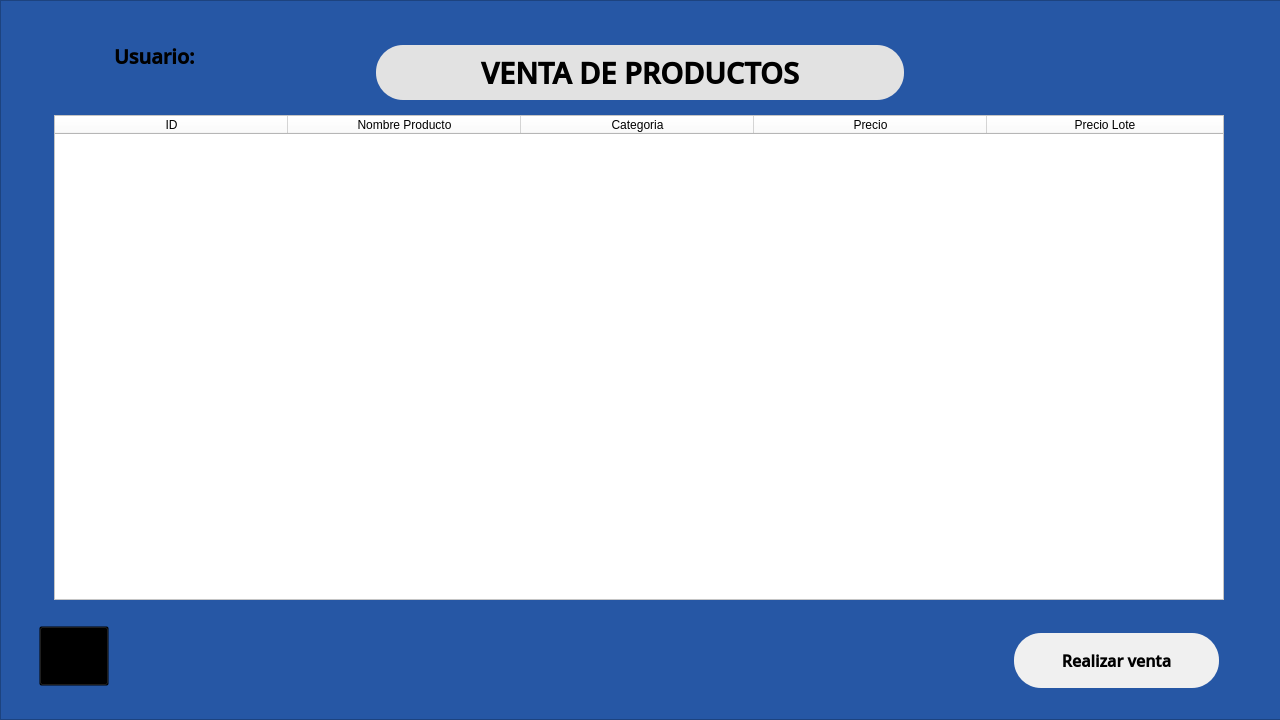
<?xml version="1.0" encoding="UTF-8"?>
<ui version="4.0">
 <class>MainWindow</class>
 <widget class="QMainWindow" name="MainWindow">
  <property name="geometry">
   <rect>
    <x>0</x>
    <y>0</y>
    <width>1280</width>
    <height>720</height>
   </rect>
  </property>
  <property name="minimumSize">
   <size>
    <width>1280</width>
    <height>720</height>
   </size>
  </property>
  <property name="maximumSize">
   <size>
    <width>1280</width>
    <height>720</height>
   </size>
  </property>
  <property name="windowTitle">
   <string>MainWindow</string>
  </property>
  <widget class="QWidget" name="centralwidget">
   <widget class="QFrame" name="frame">
    <property name="geometry">
     <rect>
      <x>0</x>
      <y>0</y>
      <width>1291</width>
      <height>720</height>
     </rect>
    </property>
    <property name="minimumSize">
     <size>
      <width>1291</width>
      <height>720</height>
     </size>
    </property>
    <property name="maximumSize">
     <size>
      <width>1291</width>
      <height>701</height>
     </size>
    </property>
    <property name="styleSheet">
     <string notr="true">background-color: rgb(38, 87, 165);</string>
    </property>
    <property name="frameShape">
     <enum>QFrame::StyledPanel</enum>
    </property>
    <property name="frameShadow">
     <enum>QFrame::Raised</enum>
    </property>
    <widget class="QLabel" name="labelTitulo">
     <property name="geometry">
      <rect>
       <x>376</x>
       <y>45</y>
       <width>528</width>
       <height>55</height>
      </rect>
     </property>
     <property name="font">
      <font>
       <family>Open Sans Semibold</family>
       <pointsize>22</pointsize>
       <weight>75</weight>
       <bold>true</bold>
      </font>
     </property>
     <property name="styleSheet">
      <string notr="true">background-color: rgb(226, 226, 226);
border-radius: 27px;</string>
     </property>
     <property name="text">
      <string>VENTA DE PRODUCTOS</string>
     </property>
     <property name="alignment">
      <set>Qt::AlignCenter</set>
     </property>
    </widget>
    <widget class="QPushButton" name="btnRealizarVenta">
     <property name="geometry">
      <rect>
       <x>1014</x>
       <y>633</y>
       <width>205</width>
       <height>55</height>
      </rect>
     </property>
     <property name="font">
      <font>
       <family>Open Sans Semibold</family>
       <pointsize>12</pointsize>
       <weight>75</weight>
       <italic>false</italic>
       <bold>true</bold>
      </font>
     </property>
     <property name="cursor">
      <cursorShape>PointingHandCursor</cursorShape>
     </property>
     <property name="styleSheet">
      <string notr="true">background-color: rgb(240, 240, 240);
border-radius: 27px</string>
     </property>
     <property name="text">
      <string>Realizar venta</string>
     </property>
    </widget>
    <widget class="QTableWidget" name="listaProductos">
     <property name="geometry">
      <rect>
       <x>54</x>
       <y>115</y>
       <width>1170</width>
       <height>485</height>
      </rect>
     </property>
     <property name="styleSheet">
      <string notr="true">background-color: rgb(255, 255, 255);</string>
     </property>
     <property name="sizeAdjustPolicy">
      <enum>QAbstractScrollArea::AdjustIgnored</enum>
     </property>
     <property name="autoScrollMargin">
      <number>16</number>
     </property>
     <property name="editTriggers">
      <set>QAbstractItemView::NoEditTriggers</set>
     </property>
     <property name="selectionMode">
      <enum>QAbstractItemView::SingleSelection</enum>
     </property>
     <property name="showGrid">
      <bool>true</bool>
     </property>
     <property name="gridStyle">
      <enum>Qt::SolidLine</enum>
     </property>
     <property name="sortingEnabled">
      <bool>false</bool>
     </property>
     <property name="wordWrap">
      <bool>true</bool>
     </property>
     <property name="cornerButtonEnabled">
      <bool>true</bool>
     </property>
     <property name="rowCount">
      <number>0</number>
     </property>
     <attribute name="horizontalHeaderVisible">
      <bool>true</bool>
     </attribute>
     <attribute name="horizontalHeaderCascadingSectionResizes">
      <bool>false</bool>
     </attribute>
     <attribute name="horizontalHeaderDefaultSectionSize">
      <number>233</number>
     </attribute>
     <attribute name="horizontalHeaderHighlightSections">
      <bool>true</bool>
     </attribute>
     <attribute name="horizontalHeaderShowSortIndicator" stdset="0">
      <bool>false</bool>
     </attribute>
     <attribute name="horizontalHeaderStretchLastSection">
      <bool>true</bool>
     </attribute>
     <attribute name="verticalHeaderVisible">
      <bool>false</bool>
     </attribute>
     <attribute name="verticalHeaderCascadingSectionResizes">
      <bool>false</bool>
     </attribute>
     <attribute name="verticalHeaderHighlightSections">
      <bool>true</bool>
     </attribute>
     <attribute name="verticalHeaderStretchLastSection">
      <bool>false</bool>
     </attribute>
     <column>
      <property name="text">
       <string>ID</string>
      </property>
     </column>
     <column>
      <property name="text">
       <string>Nombre Producto</string>
      </property>
     </column>
     <column>
      <property name="text">
       <string>Categoria</string>
      </property>
     </column>
     <column>
      <property name="text">
       <string>Precio</string>
      </property>
     </column>
     <column>
      <property name="text">
       <string>Precio Lote</string>
      </property>
     </column>
    </widget>
    <widget class="QLabel" name="labelUsuarip">
     <property name="geometry">
      <rect>
       <x>14</x>
       <y>10</y>
       <width>91</width>
       <height>91</height>
      </rect>
     </property>
     <property name="font">
      <font>
       <family>Open Sans Semibold</family>
       <pointsize>22</pointsize>
       <weight>75</weight>
       <bold>true</bold>
      </font>
     </property>
     <property name="styleSheet">
      <string notr="true"/>
     </property>
     <property name="text">
      <string/>
     </property>
     <property name="pixmap">
      <pixmap>../imagenes/Logo Cliente.png</pixmap>
     </property>
     <property name="alignment">
      <set>Qt::AlignCenter</set>
     </property>
    </widget>
    <widget class="QLabel" name="labelUsuario2">
     <property name="geometry">
      <rect>
       <x>114</x>
       <y>30</y>
       <width>91</width>
       <height>51</height>
      </rect>
     </property>
     <property name="font">
      <font>
       <family>Open Sans Semibold</family>
       <pointsize>15</pointsize>
       <weight>75</weight>
       <bold>true</bold>
      </font>
     </property>
     <property name="styleSheet">
      <string notr="true"/>
     </property>
     <property name="text">
      <string>Usuario: </string>
     </property>
    </widget>
    <widget class="QLabel" name="labelUsuarioEnLogin">
     <property name="geometry">
      <rect>
       <x>204</x>
       <y>30</y>
       <width>161</width>
       <height>51</height>
      </rect>
     </property>
     <property name="font">
      <font>
       <family>Open Sans Semibold</family>
       <pointsize>15</pointsize>
       <weight>75</weight>
       <bold>true</bold>
      </font>
     </property>
     <property name="styleSheet">
      <string notr="true"/>
     </property>
     <property name="text">
      <string/>
     </property>
    </widget>
    <widget class="QLabel" name="labelAtras">
     <property name="geometry">
      <rect>
       <x>40</x>
       <y>630</y>
       <width>71</width>
       <height>51</height>
      </rect>
     </property>
     <property name="cursor">
      <cursorShape>PointingHandCursor</cursorShape>
     </property>
     <property name="text">
      <string/>
     </property>
     <property name="pixmap">
      <pixmap>../imagenes/Logo Atras.png</pixmap>
     </property>
     <property name="scaledContents">
      <bool>true</bool>
     </property>
    </widget>
    <widget class="QPushButton" name="btnAtras">
     <property name="geometry">
      <rect>
       <x>39</x>
       <y>626</y>
       <width>70</width>
       <height>60</height>
      </rect>
     </property>
     <property name="cursor">
      <cursorShape>PointingHandCursor</cursorShape>
     </property>
     <property name="styleSheet">
      <string notr="true">background-color: transparent;</string>
     </property>
     <property name="text">
      <string/>
     </property>
    </widget>
   </widget>
  </widget>
 </widget>
 <resources/>
 <connections/>
</ui>
